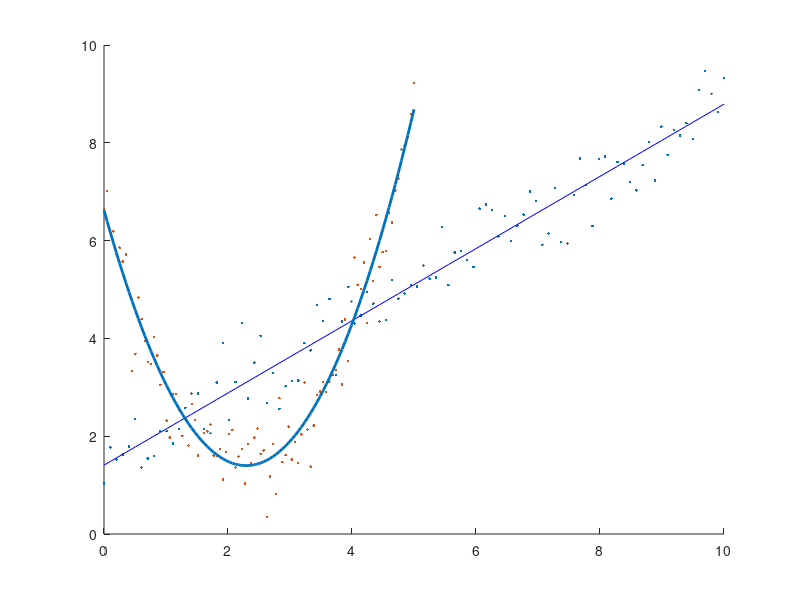

Source code (MATLAB):
%% Introduction to Matlab Programming

%
% Rudolf Csikja (csikja@gmail.bme.hu)
% 
% Department of Mathematical Analysis
% Mathematics Institute
% Budapest University of Technology and Economics
% 
%

%% Lists
clc;

% Lists are homogenius containers, i.e. they can only contain the same type
% of things, such as 
% Numbers: double, single, int8, int16, ...
% Booelan: logical
% String: char
%
% function_handle - NOT ALLOWED in lists
clear
clc
L1 = [-1, 2.3, 3, 4.5]  
L2 = logical([1 0 1 0])          
whos
                        
%% List of characters (a.k.a. string)
clc
['H', 'e', 'l', 'l', 'o', ' ', 'W', 'o', 'r', 'l', 'd', '!']

%% ASCII code
% 8 bit = one character, 2^8=255 different characters
% for example: 0100|1010 = 0x4A = 74 = 'J'
%
% 
%
% ASCII code table :
% ----------------------------------------------
% 8: BACKSPACE
% 9: TAB
% 10: NEW LINE
% 13: CARRIEGE RETURN
% 27: ESCAPE
% 32: SPACE
% 33--47: !"#$%&'()*+,-./
% 48--57: 0123456789
% 58--64: :;<=>?@
% 65--90: ABCDEFGHIJKLMNOPQRSTUVWXYZ
% 91--96: [\]^_`
% 97--123: abcdefghijklmnopqrstuvwxyz
% 124--127: {|}~
% ----------------------------------------------
clc
disp('Learn more about <a href="http://en.wikipedia.org/wiki/ASCII">ASCII code</a>.')
char(74)        
uint8('J')        

% Now we finally understand this!
[97, 'b', 99, 100]

%%
clc
name = 'Sue'
age = 74;
disp([name, ' is ', age ,' years old.'])           % What???
disp([name, ' is ', num2str(age) ,' years old.'])  % convert to string: 25 -> '25'

%% Conversion between String and Number

str2num('12')
num2str(5)



%% Colon operator
clc
1:5        % a:b -> [a, a+1, a+2, ..., a+n], a+n <= b and a+n+1 > b
0:2:10     % a:d:b -> [a, a+d, a+2d, ..., a+nd]
3:-3       % empty list
3:-1:-3  

'a':'z'    % = char(97:123)
'#':'F'
'A':2:'Y'


%% Linear (equidistante) spacing
clc
linspace(0,1)
linspace(0, 1, 5)
linspace(0, -3, 5)

%logspace(1,3)

%% Concatenation
clc
['Hello', ' ', 'World!']      % we have already done this 
[1:3, 7:-1:5, 1000, 2000] 


%% List arithmetics
clc
x = [1, 2, 3]
y = [3, 2, 1]
x + y
1 + x
3*x
x.*y
x./y
x.^2
x.^y

%% Built-in functions work with lists too
clc
x = linspace(0,1,5)

sin(x)
exp(x)./(x.^2)*6

%% Other useful functions for lists
clc
clear
x = [1, 5, 4, 7, 12]

[length(x), min(x), max(x)]     % length, min, max
sort(x)
[list, index] = sort(x)         % shorted list and indices
[sum(x), prod(x)]               % sum and product
[cumsum(x), cumprod(x)]         % cummulative sum and product
dot(x, x)                       % scalar product

%% The arrafun function
% arrayfun(f, [a1, a2, ..., an]) -> [f(a1), f(a2), ..., f(a3)]
% f - function_handle
% f must return with a singleton value or without a value
clc
a = [1, 5, 7, 10]
b = [2, 7, 3, 1]
f = @(x) x^2;
g = @(x, y) x + y;

arrayfun(f, a)
arrayfun(@(x) x^2 - 5*x + 3, b)
arrayfun(g,a,b)

arrayfun(@(x) disp('apple'), 1:5)

arrayfun(@(x) disp(['potato', num2str(x)]), 1:3)



%% Matrix
% Matrix ~ Table ~ Array ~ Tensor (~ List ~ Vector)
% All entry must be filled

clc
A = [1, 2, 3, 4; 5, 6, 7, 8]      % matrix of 2x4 size, 2 rows, 4 columns
%A = [1 2 3 4; 5 6]         % incorrect ('not rectangular')
                            % 
B = [1 2 3 4 5]             % A list is a 1xN matrix
C = [1; 2; 3]               % column vector

%% Size of a matrix
size(A)
size(A,1)
size(B)
size(C)
length(A)
numel(A)
numel(B)

%% Logical functions
clc
isrow(B)
iscolumn(C)
ismatrix(A)
isvector(B)
isscalar(A)
isempty([])

%% Special matrices
%
clc;

zeros(3)       
ones(5,2)
eye(5,2)
eye(3)          % identity matrix
diag([23, 5, 8])       % diagonal matrix
diag(1:3,1)     % off-diagonal
diag(1:3,-2)    % off-diagonal


%% Pattern replication
clc
repmat([1, 2, 3], [4, 2])
repmat([1, 2; 3, 4], [2, 5])
repmat('M A T L A B', [6,1])

%% Random matrices
%
clc
R = rand(3)
S = rand(2,5)
N = randn(5)
Q = randi(10,3)
T = randi([-5,10],[3, 8])

%
my_rand = @(n,m,a,b) a+(b-a)*rand(n,m)



%% Magic square
%
clc;
magic(3)
sum(magic(3), 1)      % summing  rows
sum(magic(3), 2)      % summing columns

%% Pascal
pascal(5)

%% Addressing part of a matrix
%
clc
A = [11:15; 21:25; 31:35]

%% Continuous index
A(5)
A(1:8)
A([1 1 3 3 10 15 15])

%% Multi-index
clc
A
A(1,2)
A([1, 3], [2, 3, 5])

%% usgin 'end'
clc
A
A(end)            % last element (cont. index)
A(1:2:end-1)       
A(end-2:end)  

%% All elements from rows/columns
clc
A
A(1,:)
A(:,3)

%% Logical index
clc
X = magic(3)
Y = logical([1 0 1; 0 0 0; 1 0 1])
X(Y)

X>2 & X<6
X((X>2) & (X<6))
X(mod(X,3)==0)


x = randi(30,1,10)
x(x>13 & x<25)

%% Example
n = 20;
clc
E = [...
    randi([1, 3], n, 1),...     % group number
    randi([0, 1], n, 1),...     % received treatment - 1, not rec. tre. - 0
    randi([14, 54], n, 1),...   % age
    40 + 100*rand(n, 1)]        % weight

% average age
mean(E(:,3))

% weights of group 2
E(E(:,1)==2,4)
%%
% how many subjects recieved treatment under the age of 30?
clc
sum(E(E(:,2)==1, 3)<30)

% what percentage the subject above 80kg
% who recieved treatment was in group 1?
above80 = E(E(:,4) > 80,:);
100*sum(above80(:,2) == 1 & above80(:,1)==1)/size(above80, 1)


%% Over writing/deleting part of a matrix
clear
clc
A(1,5) = 50     % the undefined entries will be filled with zeros

A(4,7) = 88     % growing size (should be avoided!)


A([4], [3, 5]) = 300;
A([2, 3, 4], [1, 2, 4]) = magic(3)

%%
A(1,:) = []             % deleting the first row
A(:, (end-2):end) = []  % deleting the last 3 columns

%% Example: delete/substitute NaN, Inf entries
clc
r = randi([0, 2], 1, 10);
q = randi([0, 2], 1, 10);
s = randi([0, 5], 1, 10);
x = s + 0./q + floor(1./r)

%%
x(~isnan(x))
x(~isinf(x))
x(~isinf(x)&~isnan(x))      % equvivalently x(~(isinf(x)|isnan(x)))

x(isnan(x)) = 10
x(isinf(x)) = []

%% Structural manipulation, slicing
clc
A = [11:15; 21:25; 31:35]
B = [11:14; 21:24; 31:34]
C = [11:15; 21:25]

A'                      % transpose
cat(2,A,B)              % concatenation
cat(1,A,C)
circshift(A,2)
circshift(A,[1, -1])    % cyclic shift

flipdim(B,2)            % flipping
rot90(A)                % 90 degree rotation
reshape(B,[2,6])        % reshaping

%% Matrix arithmetics
%
A = [1 2 3; 4 5 6]
B = [11 12; 21 22; 31 32]

2 + A
3 * A
A + B'
A.*B'
A ./ B'
A.^2
A.^(B'/10)

% Matrix * Matrix   (non-commutative!)

A*B
B*A

% Matrix power
% M^5 = M*M*M*M*M
[1 2; 3 4]^5
%% Diadic and scalar/dot product
% These are important cases of Matrix * Matrix product
u = 1:5
v = (-1:3)'

% Scalar product
u*v

% Diadic product
v*u

rank(v*u)       % it is a 1 rank projection operator (P^2=P)
(v*u)^2/(u*v)


%% Linear equations***

% the general forms: A*X = B or X*A = B
% find X
clc;

%% Invertable case
clc
A = [1, 1; -3, 1]
B = [6; 2]

x = inv(A)*B
x = A\B

% transposed equation
A = A'
B = B'

x = B*inv(A)
x = B/A


%% Underdetermined system
clc
A = [1 1 3; 2 2 4]
B = [1; 3]
% inversion does not work
% inv(A)

% nullvectors, solving the homogeneuos system
y = null(A)

A*y

% solving the equation
x = A\B

% checking the solutions
A*x
A*(x+15*y)


%% Overdetermined system
clc
A = [1 2; 1 4; 3 5]
B = [1; 3; -1]

x = inv(A'*A)*A'*B

x = A\B

% x does not satisfy the equation Ax=B, but this is the closest we get
A*x-B
norm(A*x-B)
norm(A*(x+[-0.01; 0.01])-B)


%% Explain the following result:
clc
[1, 2, 3] / [3, 4, 5]


% solution
A = [3, 4, 5]
B = [1, 2, 3]
A*A'
inv(A*A')
B*A'
x = inv(A*A')*B*A'

% this is the best solution
norm(x*A-B)
norm((x+0.01)*A-B)

% relative error
norm(x*A-B)/norm(B)

%% Application to regression

%% Linear regression
x = linspace(0,10)';
y = 0.76*x + 1.37 + 0.5*randn(1,100)';
scatter(x, y, '.r')
hold on


A = [x, ones(length(x), 1)];
B = y;

a = A\B;

plot(x, a(1)*x+a(2), 'b')

%% Quadratic regression
x = linspace(0,5)';
y = (x - 2.3).^2 + 1.37 + 0.5*randn(1,100)';
scatter(x, y, '.r')
hold on

A = [x.^2, x, ones(length(x), 1)];
B = y;

a = A\B

plot(x, a(1)*x.^2 + a(2)*x+a(3), 'LineWidth', 2)
